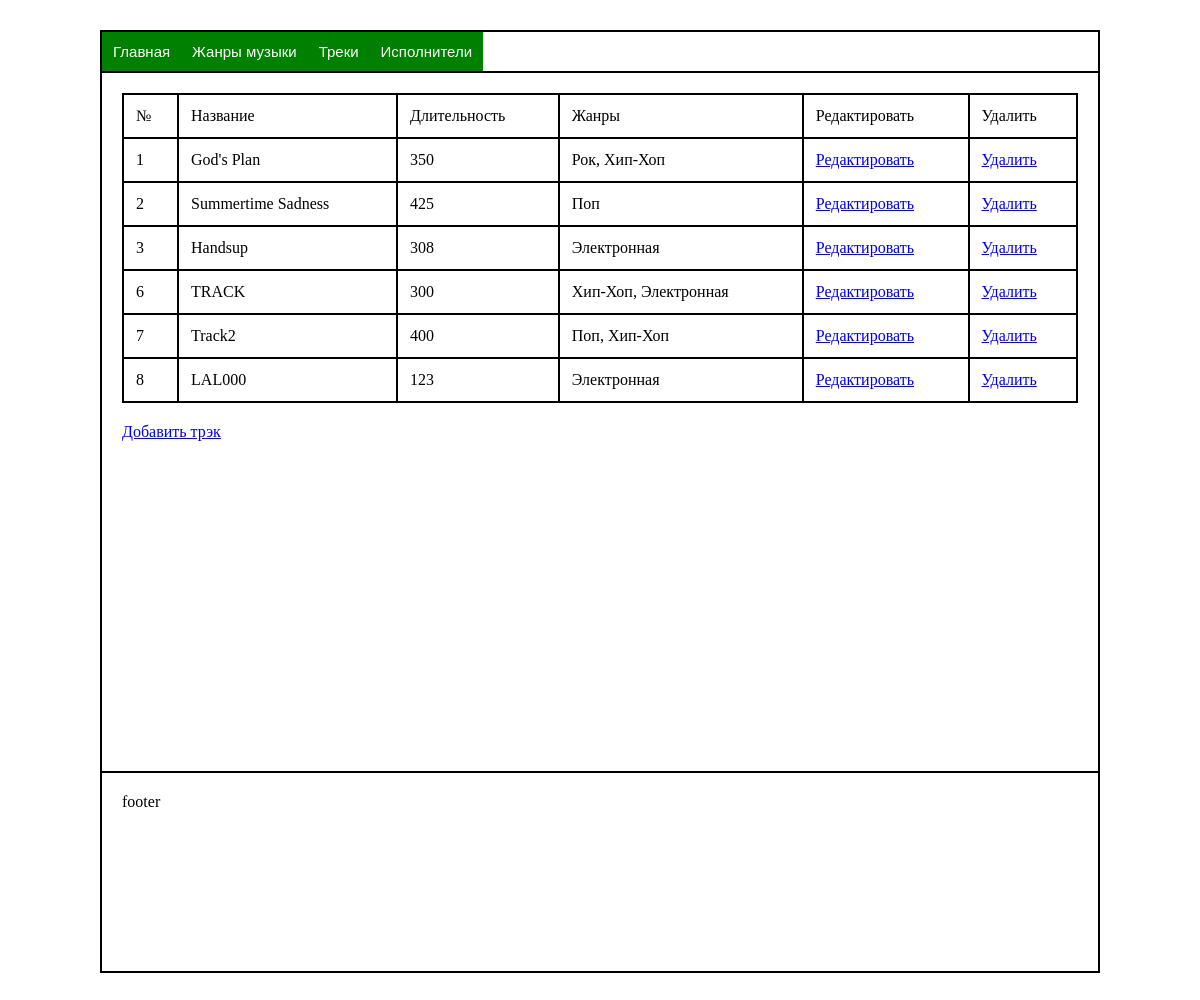
Page /track on the committed database.
### main/models.py (models this page shows, shortened)
class Tracks(models.Model):
    title = models.CharField(max_length=500)
    duration = models.IntegerField()
    genre = models.ManyToManyField(Genre)
    artist = models.ForeignKey(Artist, on_delete=models.RESTRICT, null=True)

class Genre(models.Model):
    name_en = models.CharField(max_length=500)
    name_ru = models.CharField(max_length=500)
    description = models.CharField(max_length=500)
    def __str__(self):
        return self.name_ru

### main/views.py (the view)
# urls.py: path('track', views.tracks),
def tracks(request):
    track = Tracks.objects.all()
    return render(request, 'track.html', {'tracks': track})

### main/templates/track.html (shortened to what this page needs)
{% extends "base.html" %}
{% block content %}
<table>
    <thead>
        <tr>
            <td>№</td>
            <td>Название</td>
            <td>Длительность</td>
            <td>Жанры</td>
            <td>Редактировать</td>
            <td>Удалить</td>
        </tr>
    </thead>
    <tbody>
        {% for t in tracks %}
            <tr>
                <td>{{t.id}}</td>
                <td>{{t.title}}</td>
                <td>{{t.duration}}</td>
                <td>
                    {{t.genre.all|join:', '}}
                </td>
                <td><a href="/edittrack/{{t.id}}">Редактировать</a></td>
                <td><a href="/deletetrack/{{t.id}}">Удалить</a></td>
            </tr>
        {% endfor %}
    </tbody>
</table>
<a href="/addtrack">Добавить трэк</a>
{% endblock content %}

### main/templates/base.html (shortened to what this page needs)
<!DOCTYPE html>
{% load static %}
<html lang="en">
<head>
    <link rel="stylesheet" href="{% static 'styles.css' %}" />
</head>
<body>
    <div id="wrapper">
        <div id="header">
            <div id="menu">
                <a href="/">Главная</a>
                <a href="/genres">Жанры музыки</a>
                <a href="/track">Треки</a>
                <a href="/artists">Исполнители</a>
            </div>
        </div>
        <div id="container">
            <div id="content">
                {% block content%} content {% endblock content %}
            </div>
        </div>
        <div id="footer">
            footer
        </div>
    </div>
</body>
</html>

### main/static/styles.css (style rules this page uses)
#menu { display: flex; }
#menu a { padding: 10px; font: 15px Arial; text-decoration: none; color: white; border: 1px solid green; background-color: green; }
* { box-sizing: border-box; }
#wrapper { width: 1000px; margin: 30px auto; border: 1px solid black; }
#header { border: 1px solid black; }
#container { display: flex; }
#content { width: 100%; min-height: 700px; padding: 20px; border: 1px solid black; }
#footer { height: 200px; padding: 20px; border: 1px solid black; }
table { width: 100%; border-collapse: collapse; margin-bottom: 20px; }
table th, table td { text-align: left; padding: 12px; border: 2px solid rgb(0, 0, 0); }

### rows in the picture
Tracks: id "1", title "God's Plan", duration "350", genre.all "Рок, Хип-Хоп"
Tracks: id "2", title "Summertime Sadness", duration "425", genre.all "Поп"
Tracks: id "3", title "Handsup", duration "308", genre.all "Электронная"
Tracks: id "6", title "TRACK", duration "300", genre.all "Хип-Хоп, Электронная"
Tracks: id "7", title "Track2", duration "400", genre.all "Поп, Хип-Хоп"
Tracks: id "8", title "LAL000", duration "123", genre.all "Электронная"
